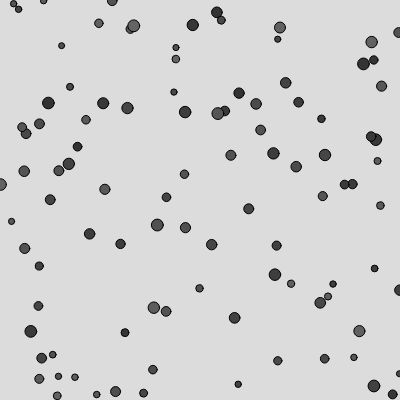
Frame 1 (no input)
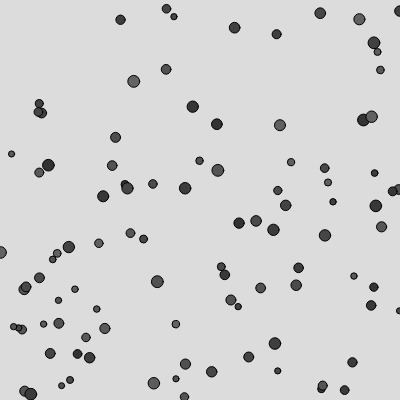
Frame 60 (no input)
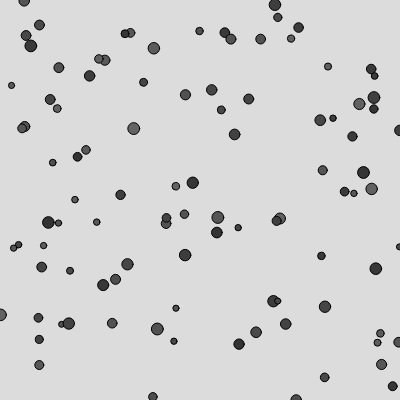
Frame 120 (the mouse pressed at the canvas centre since frame 60)

The p5.js sketch that drew these frames (run headless with seeded random() and noise() and a simulated clock; from frame 60 on, the mouse is pressed at the canvas centre):

// p5.js sketch
// ── sketch.js
var bubble = [];

function setup() {
  createCanvas(400, 400);

  for (i = 0; i < 100; i++) {
    bubble[i] = new Bubble(random(0, width), random(0, height), random(5, 10), random(50, 100));
  }
}

function draw() {
  background(220);

  for (i = 0; i < bubble.length; i++) {
    bubble[i].display();
    bubble[i].rise();
    bubble[i].wrap();
  }
}
// ── Bubble.js
class Bubble {
  constructor(x, y, r, a) {
    this.x = x;
    this.y = y;
    this.r = r;
    this.alpha = a;
  }

  display() {
    ellipseMode(CENTER);
    fill(this.alpha);
    ellipse(this.x, this.y, 1.2 * this.r, 1.2 * this.r);
  }

  rise() {
    this.y = this.y - this.r + 4;
  }

  wrap() {
    if (this.y <= 0) {
      this.y = height;
    }
  }
}
